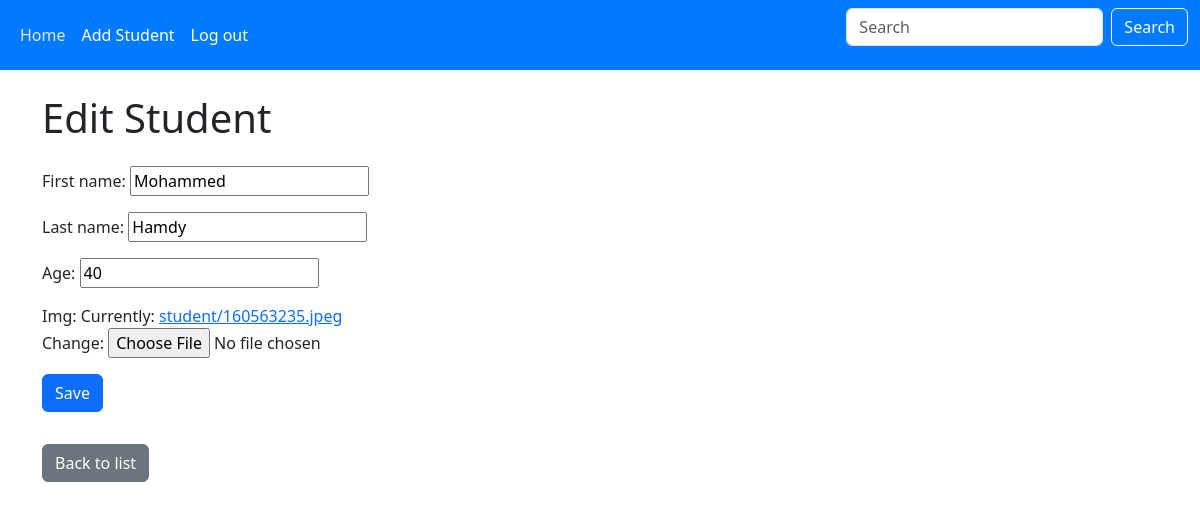
Page /edit/1/ on the committed database.
### students/models.py (models this page shows, shortened)
class Student(models.Model):
    first_name = models.CharField(max_length=255)
    last_name = models.CharField(max_length=255)
    age = models.IntegerField()
    img = models.ImageField(upload_to='student')

### students/views.py (the view)
# urls.py: path('edit/<int:pk>/', views.edit_student, name='edit_student'),
def edit_student(request, pk):
    student = get_object_or_404(Student, pk=pk)
    if request.method == 'POST':
        form = StudentForm(request.POST, request.FILES, instance=student)
        if form.is_valid():
            form.save()
            return redirect('students:student')
    else:
        form = StudentForm(instance=student)
    return render(request, 'students/edit_student.html', {'form': form})

### students/forms.py
class StudentForm(forms.ModelForm):
    class Meta:
        model = Student
        fields = ['first_name', 'last_name', 'age', 'img']

### students/templates/students/edit_student.html (shortened to what this page needs)
{% extends 'base.html' %}
{% load static %}
{% block body %}
<div class="container mt-4">
    <h1 class="mb-4">Edit Student</h1>
    <form method="post" enctype="multipart/form-data">
        <div class="mb-3">
            {{ form.as_p }}
        </div>
        <button type="submit" class="btn btn-primary">Save</button>
    </form>
    <a href="{% url 'students:student' %}" class="btn btn-secondary mt-3">Back to list</a>
</div>
{% endblock body %}

### rows in the picture
Student: first_name "Mohammed", last_name "Hamdy", age "40"
